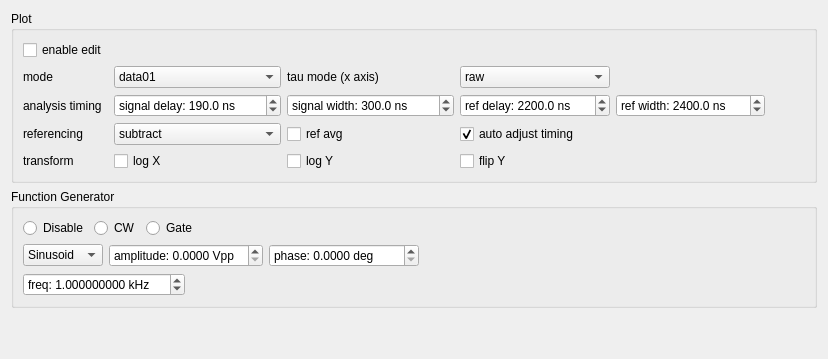
       <widget class="QWidget" name="extraTab">
        <attribute name="title">
         <string>Plot / FG</string>
        </attribute>
        <layout class="QVBoxLayout" name="verticalLayout_2">
         <item>
          <widget class="QGroupBox" name="groupBox_3">
           <property name="title">
            <string>Plot</string>
           </property>
           <layout class="QGridLayout" name="gridLayout">
            <item row="2" column="0">
             <widget class="QLabel" name="label_7">
              <property name="sizePolicy">
               <sizepolicy hsizetype="Preferred" vsizetype="Preferred">
                <horstretch>0</horstretch>
                <verstretch>0</verstretch>
               </sizepolicy>
              </property>
              <property name="text">
               <string>analysis timing</string>
              </property>
             </widget>
            </item>
            <item row="1" column="3">
             <widget class="QComboBox" name="taumodeBox">
              <property name="sizePolicy">
               <sizepolicy hsizetype="MinimumExpanding" vsizetype="Fixed">
                <horstretch>0</horstretch>
                <verstretch>0</verstretch>
               </sizepolicy>
              </property>
              <item>
               <property name="text">
                <string>raw</string>
               </property>
              </item>
              <item>
               <property name="text">
                <string>total</string>
               </property>
              </item>
              <item>
               <property name="text">
                <string>freq</string>
               </property>
              </item>
              <item>
               <property name="text">
                <string>index</string>
               </property>
              </item>
              <item>
               <property name="text">
                <string>head</string>
               </property>
              </item>
             </widget>
            </item>
            <item row="2" column="4">
             <widget class="QDoubleSpinBox" name="refwidthBox">
              <property name="sizePolicy">
               <sizepolicy hsizetype="MinimumExpanding" vsizetype="Preferred">
                <horstretch>0</horstretch>
                <verstretch>0</verstretch>
               </sizepolicy>
              </property>
              <property name="minimumSize">
               <size>
                <width>140</width>
                <height>0</height>
               </size>
              </property>
              <property name="prefix">
               <string>ref width: </string>
              </property>
              <property name="suffix">
               <string> ns</string>
              </property>
              <property name="decimals">
               <number>1</number>
              </property>
              <property name="minimum">
               <double>-999999999.000000000000000</double>
              </property>
              <property name="maximum">
               <double>999999999.000000000000000</double>
              </property>
              <property name="singleStep">
               <double>3.200000000000000</double>
              </property>
              <property name="value">
               <double>2400.000000000000000</double>
              </property>
             </widget>
            </item>
            <item row="4" column="1">
             <widget class="QCheckBox" name="logXBox">
              <property name="text">
               <string>log X</string>
              </property>
             </widget>
            </item>
            <item row="2" column="2">
             <widget class="QDoubleSpinBox" name="sigwidthBox">
              <property name="sizePolicy">
               <sizepolicy hsizetype="MinimumExpanding" vsizetype="Preferred">
                <horstretch>0</horstretch>
                <verstretch>0</verstretch>
               </sizepolicy>
              </property>
              <property name="minimumSize">
               <size>
                <width>160</width>
                <height>0</height>
               </size>
              </property>
              <property name="prefix">
               <string>signal width: </string>
              </property>
              <property name="suffix">
               <string> ns</string>
              </property>
              <property name="decimals">
               <number>1</number>
              </property>
              <property name="minimum">
               <double>-999999999.000000000000000</double>
              </property>
              <property name="maximum">
               <double>999999999.000000000000000</double>
              </property>
              <property name="singleStep">
               <double>3.200000000000000</double>
              </property>
              <property name="value">
               <double>300.000000000000000</double>
              </property>
             </widget>
            </item>
            <item row="4" column="0">
             <widget class="QLabel" name="label_14">
              <property name="text">
               <string>transform</string>
              </property>
             </widget>
            </item>
            <item row="3" column="1">
             <widget class="QComboBox" name="refmodeBox">
              <property name="sizePolicy">
               <sizepolicy hsizetype="MinimumExpanding" vsizetype="Fixed">
                <horstretch>0</horstretch>
                <verstretch>0</verstretch>
               </sizepolicy>
              </property>
              <item>
               <property name="text">
                <string>subtract</string>
               </property>
              </item>
              <item>
               <property name="text">
                <string>divide</string>
               </property>
              </item>
              <item>
               <property name="text">
                <string>ignore</string>
               </property>
              </item>
             </widget>
            </item>
            <item row="3" column="2">
             <widget class="QCheckBox" name="refavgBox">
              <property name="sizePolicy">
               <sizepolicy hsizetype="Preferred" vsizetype="Preferred">
                <horstretch>0</horstretch>
                <verstretch>0</verstretch>
               </sizepolicy>
              </property>
              <property name="text">
               <string>ref avg</string>
              </property>
             </widget>
            </item>
            <item row="3" column="3">
             <widget class="QCheckBox" name="autoadjustBox">
              <property name="text">
               <string>auto adjust timing</string>
              </property>
              <property name="checked">
               <bool>true</bool>
              </property>
             </widget>
            </item>
            <item row="2" column="1">
             <widget class="QDoubleSpinBox" name="sigdelayBox">
              <property name="sizePolicy">
               <sizepolicy hsizetype="MinimumExpanding" vsizetype="Preferred">
                <horstretch>0</horstretch>
                <verstretch>0</verstretch>
               </sizepolicy>
              </property>
              <property name="minimumSize">
               <size>
                <width>160</width>
                <height>0</height>
               </size>
              </property>
              <property name="prefix">
               <string>signal delay: </string>
              </property>
              <property name="suffix">
               <string> ns</string>
              </property>
              <property name="decimals">
               <number>1</number>
              </property>
              <property name="minimum">
               <double>-999999999.000000000000000</double>
              </property>
              <property name="maximum">
               <double>999999999.000000000000000</double>
              </property>
              <property name="singleStep">
               <double>3.200000000000000</double>
              </property>
              <property name="value">
               <double>190.000000000000000</double>
              </property>
             </widget>
            </item>
            <item row="1" column="2">
             <widget class="QLabel" name="label_2">
              <property name="text">
               <string>tau mode (x axis)</string>
              </property>
             </widget>
            </item>
            <item row="1" column="1">
             <widget class="QComboBox" name="plotmodeBox">
              <property name="sizePolicy">
               <sizepolicy hsizetype="MinimumExpanding" vsizetype="Fixed">
                <horstretch>0</horstretch>
                <verstretch>0</verstretch>
               </sizepolicy>
              </property>
              <item>
               <property name="text">
                <string>data01</string>
               </property>
              </item>
              <item>
               <property name="text">
                <string>data0</string>
               </property>
              </item>
              <item>
               <property name="text">
                <string>data1</string>
               </property>
              </item>
              <item>
               <property name="text">
                <string>diff</string>
               </property>
              </item>
              <item>
               <property name="text">
                <string>average</string>
               </property>
              </item>
              <item>
               <property name="text">
                <string>normalize</string>
               </property>
              </item>
              <item>
               <property name="text">
                <string>concatenate</string>
               </property>
              </item>
              <item>
               <property name="text">
                <string>ref</string>
               </property>
              </item>
             </widget>
            </item>
            <item row="4" column="2">
             <widget class="QCheckBox" name="logYBox">
              <property name="text">
               <string>log Y</string>
              </property>
             </widget>
            </item>
            <item row="2" column="3">
             <widget class="QDoubleSpinBox" name="refdelayBox">
              <property name="sizePolicy">
               <sizepolicy hsizetype="MinimumExpanding" vsizetype="Preferred">
                <horstretch>0</horstretch>
                <verstretch>0</verstretch>
               </sizepolicy>
              </property>
              <property name="minimumSize">
               <size>
                <width>140</width>
                <height>0</height>
               </size>
              </property>
              <property name="prefix">
               <string>ref delay: </string>
              </property>
              <property name="suffix">
               <string> ns</string>
              </property>
              <property name="decimals">
               <number>1</number>
              </property>
              <property name="minimum">
               <double>-999999999.000000000000000</double>
              </property>
              <property name="maximum">
               <double>999999999.000000000000000</double>
              </property>
              <property name="singleStep">
               <double>3.200000000000000</double>
              </property>
              <property name="value">
               <double>2200.000000000000000</double>
              </property>
             </widget>
            </item>
            <item row="1" column="0">
             <widget class="QLabel" name="label_8">
              <property name="text">
               <string>mode</string>
              </property>
             </widget>
            </item>
            <item row="0" column="0">
             <widget class="QCheckBox" name="plotenableBox">
              <property name="text">
               <string>enable edit</string>
              </property>
             </widget>
            </item>
            <item row="3" column="0">
             <widget class="QLabel" name="label_3">
              <property name="text">
               <string>referencing</string>
              </property>
             </widget>
            </item>
            <item row="2" column="5">
             <spacer name="horizontalSpacer_4">
              <property name="orientation">
               <enum>Qt::Horizontal</enum>
              </property>
              <property name="sizeHint" stdset="0">
               <size>
                <width>40</width>
                <height>20</height>
               </size>
              </property>
             </spacer>
            </item>
            <item row="4" column="3">
             <widget class="QCheckBox" name="flipYBox">
              <property name="text">
               <string>flip Y</string>
              </property>
             </widget>
            </item>
           </layout>
          </widget>
         </item>
         <item>
          <widget class="QGroupBox" name="fgGroupBox">
           <property name="enabled">
            <bool>true</bool>
           </property>
           <property name="title">
            <string>Function Generator</string>
           </property>
           <layout class="QVBoxLayout" name="verticalLayout_5">
            <item>
             <layout class="QHBoxLayout" name="horizontalLayout_8">
              <item>
               <widget class="QRadioButton" name="fg_disableButton">
                <property name="text">
                 <string>Disable</string>
                </property>
               </widget>
              </item>
              <item>
               <widget class="QRadioButton" name="fg_cwButton">
                <property name="text">
                 <string>CW</string>
                </property>
               </widget>
              </item>
              <item>
               <widget class="QRadioButton" name="fg_gateButton">
                <property name="text">
                 <string>Gate</string>
                </property>
               </widget>
              </item>
              <item>
               <spacer name="horizontalSpacer_8">
                <property name="orientation">
                 <enum>Qt::Horizontal</enum>
                </property>
                <property name="sizeHint" stdset="0">
                 <size>
                  <width>40</width>
                  <height>20</height>
                 </size>
                </property>
               </spacer>
              </item>
             </layout>
            </item>
            <item>
             <layout class="QHBoxLayout" name="horizontalLayout_9">
              <item>
               <widget class="QComboBox" name="fg_waveBox">
                <property name="minimumSize">
                 <size>
                  <width>80</width>
                  <height>0</height>
                 </size>
                </property>
                <item>
                 <property name="text">
                  <string>Sinusoid</string>
                 </property>
                </item>
                <item>
                 <property name="text">
                  <string>Square</string>
                 </property>
                </item>
               </widget>
              </item>
              <item>
               <widget class="QDoubleSpinBox" name="fg_amplBox">
                <property name="sizePolicy">
                 <sizepolicy hsizetype="Minimum" vsizetype="Fixed">
                  <horstretch>0</horstretch>
                  <verstretch>0</verstretch>
                 </sizepolicy>
                </property>
                <property name="minimumSize">
                 <size>
                  <width>150</width>
                  <height>0</height>
                 </size>
                </property>
                <property name="prefix">
                 <string>amplitude: </string>
                </property>
                <property name="suffix">
                 <string> Vpp</string>
                </property>
                <property name="decimals">
                 <number>4</number>
                </property>
                <property name="minimum">
                 <double>0.000000000000000</double>
                </property>
                <property name="maximum">
                 <double>20.000000000000000</double>
                </property>
                <property name="singleStep">
                 <double>0.100000000000000</double>
                </property>
                <property name="value">
                 <double>0.000000000000000</double>
                </property>
               </widget>
              </item>
              <item>
               <widget class="QDoubleSpinBox" name="fg_phaseBox">
                <property name="minimumSize">
                 <size>
                  <width>150</width>
                  <height>0</height>
                 </size>
                </property>
                <property name="prefix">
                 <string>phase: </string>
                </property>
                <property name="suffix">
                 <string> deg</string>
                </property>
                <property name="decimals">
                 <number>4</number>
                </property>
                <property name="minimum">
                 <double>0.000000000000000</double>
                </property>
                <property name="maximum">
                 <double>360.000000000000000</double>
                </property>
                <property name="singleStep">
                 <double>0.100000000000000</double>
                </property>
                <property name="value">
                 <double>0.000000000000000</double>
                </property>
               </widget>
              </item>
              <item>
               <spacer name="horizontalSpacer_9">
                <property name="orientation">
                 <enum>Qt::Horizontal</enum>
                </property>
                <property name="sizeHint" stdset="0">
                 <size>
                  <width>40</width>
                  <height>20</height>
                 </size>
                </property>
               </spacer>
              </item>
             </layout>
            </item>
            <item>
             <layout class="QHBoxLayout" name="horizontalLayout_13">
              <item>
               <widget class="QDoubleSpinBox" name="fg_freqBox">
                <property name="minimumSize">
                 <size>
                  <width>150</width>
                  <height>0</height>
                 </size>
                </property>
                <property name="prefix">
                 <string>freq: </string>
                </property>
                <property name="suffix">
                 <string> kHz</string>
                </property>
                <property name="decimals">
                 <number>9</number>
                </property>
                <property name="minimum">
                 <double>0.000001000000000</double>
                </property>
                <property name="maximum">
                 <double>200.000000000000000</double>
                </property>
                <property name="singleStep">
                 <double>1.000000000000000</double>
                </property>
                <property name="value">
                 <double>1.000000000000000</double>
                </property>
               </widget>
              </item>
              <item>
               <spacer name="horizontalSpacer_12">
                <property name="orientation">
                 <enum>Qt::Horizontal</enum>
                </property>
                <property name="sizeHint" stdset="0">
                 <size>
                  <width>40</width>
                  <height>20</height>
                 </size>
                </property>
               </spacer>
              </item>
             </layout>
            </item>
           </layout>
          </widget>
         </item>
         <item>
          <spacer name="verticalSpacer">
           <property name="orientation">
            <enum>Qt::Vertical</enum>
           </property>
           <property name="sizeHint" stdset="0">
            <size>
             <width>20</width>
             <height>40</height>
            </size>
           </property>
          </spacer>
         </item>
        </layout>
       </widget>
